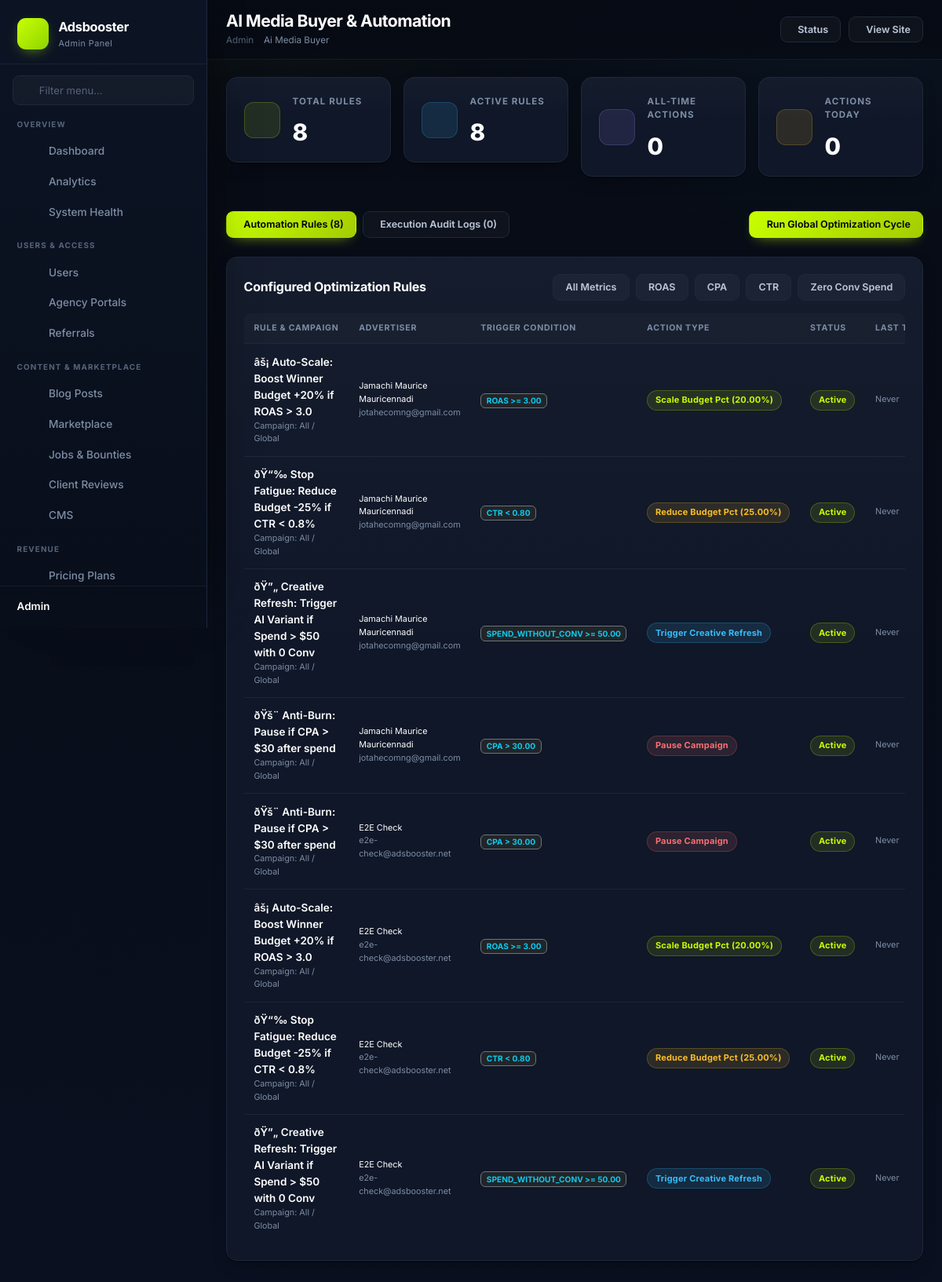
The app's page /admin/ai-media-buyer.php (signed in) with its own data.
### tables this page shows
CREATE TABLE IF NOT EXISTS `ai_media_buyer_rules` (
  `id` int NOT NULL AUTO_INCREMENT,
  `user_id` int NOT NULL,
  `campaign_id` int DEFAULT NULL,
  `rule_name` varchar(255) NOT NULL,
  `condition_metric` enum('cpa','ctr','roas','spend_without_conv','frequency') NOT NULL,
  `condition_operator` enum('>','<','>=','<=') NOT NULL,
  `condition_value` decimal(10,2) NOT NULL,
  `action_type` enum('pause_campaign','scale_budget_pct','reduce_budget_pct','trigger_creative_refresh','notify_only') NOT NULL,
  `action_value` decimal(10,2) DEFAULT '0.00',
  `is_active` tinyint(1) DEFAULT '1',
  `last_triggered_at` timestamp NULL DEFAULT NULL,
  `created_at` timestamp NULL DEFAULT CURRENT_TIMESTAMP,
  PRIMARY KEY (`id`),
  KEY `idx_media_buyer_user` (`user_id`)
);

CREATE TABLE IF NOT EXISTS `users` (
  `id` int NOT NULL AUTO_INCREMENT,
  `full_name` varchar(150) DEFAULT NULL,
  `email` varchar(190) DEFAULT NULL,
  `ad_credits` decimal(12,2) DEFAULT '0.00',
  `ai_credits` int DEFAULT '0',
  `ai_preferred_provider` varchar(20) DEFAULT NULL,
  `avatar` varchar(500) DEFAULT NULL,
  `company` varchar(150) DEFAULT NULL,
  `user_role` varchar(50) DEFAULT 'user',
  `plan_id` int DEFAULT NULL,
  `status` varchar(20) DEFAULT 'active',
  `is_admin` tinyint(1) DEFAULT '0',
  `password` varchar(255) DEFAULT NULL,
  `role` varchar(50) DEFAULT 'user',
  `phone` varchar(50) DEFAULT NULL,
  `facebook` varchar(500) DEFAULT NULL,
  `twitter` varchar(500) DEFAULT NULL,
  `linkedin` varchar(500) DEFAULT NULL,
  `account_type` varchar(30) DEFAULT 'individual',
  `google_id` varchar(64) DEFAULT NULL,
  `referral_code` varchar(32) DEFAULT NULL,
  `referred_by` int DEFAULT NULL,
  `onboarding_completed` tinyint(1) NOT NULL DEFAULT '0',
  `two_factor_secret` varchar(255) DEFAULT NULL,
  `two_factor_enabled` tinyint(1) NOT NULL DEFAULT '0',
  `totp_enabled` tinyint(1) NOT NULL DEFAULT '0',
  `created_at` datetime DEFAULT NULL,
  `achievement_points` int NOT NULL DEFAULT '0',
  `billing_cycle` varchar(20) NOT NULL DEFAULT 'monthly',
  `plan_expiry` datetime DEFAULT NULL,
  `auto_refill_enabled` tinyint(1) NOT NULL DEFAULT '0',
  `auto_refill_threshold` decimal(10,2) NOT NULL DEFAULT '10.00',
  `auto_refill_amount` decimal(12,2) NOT NULL DEFAULT '50.00',
  `auto_refill_gateway` varchar(40) DEFAULT NULL,
  `parent_user_id` int DEFAULT NULL,
  `username` varchar(100) DEFAULT NULL,
  `headline` varchar(255) DEFAULT NULL,
  `bio` text,
  `two_factor_backup` text,
  `fa_attempts` int NOT NULL DEFAULT '0',
  `is_verified_seller` tinyint(1) NOT NULL DEFAULT '0',
  `totp_secret` varchar(255) DEFAULT NULL,
  `two_factor_type` varchar(20) DEFAULT NULL,
  `two_factor_setup_at` datetime DEFAULT NULL,
  `remember_token` varchar(64) DEFAULT NULL,
  `remember_token_expires_at` datetime DEFAULT NULL,
  `email_2fa_code` varchar(255) DEFAULT NULL,
  `email_2fa_expires_at` datetime DEFAULT NULL,
  `2fa_attempts` tinyint unsigned NOT NULL DEFAULT '0',
  PRIMARY KEY (`id`),
  UNIQUE KEY `email` (`email`)
);

### config/db.php (called while the page is built, shortened)
<?php
class Database
{
    private static ?Database $instance = null;
    private ?PDO $connection = null;
    private string $host = '127.0.0.1';
    private string $port = '3306';
    private string $dbname = 'adsbooster';
    private string $charset = 'utf8mb4';
    private string $username = 'root';
    private string $password = '';
    private function __construct()
    {
        $dsn = "mysql:host={$this->host};port={$this->port};dbname={$this->dbname};charset={$this->charset}";
        $options = [
            PDO::ATTR_ERRMODE            => PDO::ERRMODE_EXCEPTION,
            PDO::ATTR_DEFAULT_FETCH_MODE => PDO::FETCH_ASSOC,
            PDO::ATTR_EMULATE_PREPARES   => false,
            PDO::ATTR_TIMEOUT            => 8,
        ];
        try {
            $this->connection = new PDO($dsn, $this->username, $this->password, $options);
        } catch (PDOException $e) {
            error_log("Database connection failed: " . $e->getMessage());
            throw new \PDOException(
                'Database connection failed (db=' . $this->dbname . ', user=' . $this->username
                    . '): ' . $e->getMessage(),
                (int)$e->getCode(),
                $e
            );
        }
    }
    public static function getInstance(): self
    {
        if (self::$instance === null) {
            self::$instance = new self();
        }
        return self::$instance;
    }
    public function query(string $sql, array $params = []): PDOStatement
    {
        $stmt = $this->connection->prepare($sql);
        $stmt->execute($params);
        return $stmt;
    }
    public function fetchOne(string $sql, array $params = []): ?array
    {
        $stmt = $this->query($sql, $params);
        $result = $stmt->fetch();
        return $result ?: null;
    }
    public function fetchAll(string $sql, array $params = []): array
    {
        $stmt = $this->query($sql, $params);
        return $stmt->fetchAll();
    }
    public function count(string $table, string $where = '1=1', array $params = []): int
    {
        $sql = "SELECT COUNT(*) as cnt FROM {$table} WHERE {$where}";
        $result = $this->fetchOne($sql, $params);
        return (int)($result['cnt'] ?? 0);
    }
}
function db(): Database
{
    return Database::getInstance();
}

### admin/ai-media-buyer.php (the view, shortened to what this page needs)
<?php declare(strict_types=1);
$totalRules    = db()->count('ai_media_buyer_rules');
$activeRules   = db()->count('ai_media_buyer_rules', 'is_active = 1');
$totalLogs     = db()->count('ai_media_buyer_logs');
$actionsToday  = db()->count('ai_media_buyer_logs', 'DATE(created_at) = CURDATE()');
$tab = $_GET['tab'] ?? 'rules';
$filterMetric = $_GET['metric'] ?? '';
$ruleWhere = '1=1';
$ruleParams = [];
$rules = db()->fetchAll(
    "SELECT r.*, u.full_name, u.email, c.campaign_name
     FROM ai_media_buyer_rules r
     LEFT JOIN users u ON u.id = r.user_id
     LEFT JOIN ad_campaigns c ON c.id = r.campaign_id
     WHERE {$ruleWhere}
     ORDER BY r.created_at DESC LIMIT 100",
    $ruleParams
);
require_once __DIR__ . '/sidebar.php';
?>
<div class="row g-3 mb-4">
    <div class="col-xl-3 col-md-6">
        <div class="admin-card d-flex align-items-center gap-3">
            <div class="card-icon green"><i class="ph-bold ph-cpu"></i></div>
            <div>
                <div class="card-title">Total Rules</div>
                <div class="card-value"><?= number_format($totalRules) ?></div>
            </div>
        </div>
    </div>
    <div class="col-xl-3 col-md-6">
        <div class="admin-card d-flex align-items-center gap-3">
            <div class="card-icon blue"><i class="ph-bold ph-play-circle"></i></div>
            <div>
                <div class="card-title">Active Rules</div>
                <div class="card-value"><?= number_format($activeRules) ?></div>
            </div>
        </div>
    </div>
    <div class="col-xl-3 col-md-6">
        <div class="admin-card d-flex align-items-center gap-3">
            <div class="card-icon purple"><i class="ph-bold ph-lightning"></i></div>
            <div>
                <div class="card-title">All-Time Actions</div>
                <div class="card-value"><?= number_format($totalLogs) ?></div>
            </div>
        </div>
    </div>
    <div class="col-xl-3 col-md-6">
        <div class="admin-card d-flex align-items-center gap-3">
            <div class="card-icon yellow"><i class="ph-bold ph-clock-counter-clockwise"></i></div>
            <div>
                <div class="card-title">Actions Today</div>
                <div class="card-value"><?= number_format($actionsToday) ?></div>
            </div>
        </div>
    </div>
</div>
<div class="d-flex flex-wrap align-items-center justify-content-between gap-3 mb-4">
    <div class="d-flex gap-2">
        <a href="?tab=rules" class="btn-admin <?= $tab === 'rules' ? 'btn-admin-green' : 'btn-admin-outline' ?>">
            <i class="ph-bold ph-sliders"></i> Automation Rules (<?= $totalRules ?>)
        </a>
        <a href="?tab=logs" class="btn-admin <?= $tab === 'logs' ? 'btn-admin-green' : 'btn-admin-outline' ?>">
            <i class="ph-bold ph-list-dashes"></i> Execution Audit Logs (<?= $totalLogs ?>)
        </a>
    </div>
    <form method="POST" onsubmit="return confirm('Run global AI media buyer evaluation on all active campaigns right now?');">
        <button type="submit" class="btn-admin btn-admin-green">
            <i class="ph-bold ph-lightning"></i> Run Global Optimization Cycle
        </button>
    </form>
</div>
<?php if ($tab === 'rules'): ?>
    <div class="admin-card">
        <div class="d-flex flex-wrap align-items-center justify-content-between gap-3 mb-3">
            <h6 class="text-white fw-bold mb-0">Configured Optimization Rules</h6>
            <div class="d-flex gap-2">
                <a href="?tab=rules" class="btn-admin btn-admin-outline <?= !$filterMetric ? 'active' : '' ?>">All Metrics</a>
                <a href="?tab=rules&metric=roas" class="btn-admin btn-admin-outline <?= $filterMetric === 'roas' ? 'active' : '' ?>">ROAS</a>
                <a href="?tab=rules&metric=cpa" class="btn-admin btn-admin-outline <?= $filterMetric === 'cpa' ? 'active' : '' ?>">CPA</a>
                <a href="?tab=rules&metric=ctr" class="btn-admin btn-admin-outline <?= $filterMetric === 'ctr' ? 'active' : '' ?>">CTR</a>
                <a href="?tab=rules&metric=spend_without_conv" class="btn-admin btn-admin-outline <?= $filterMetric === 'spend_without_conv' ? 'active' : '' ?>">Zero Conv Spend</a>
            </div>
        </div>
        <?php if (empty($rules)): ?>
            <p class="text-muted py-4 text-center">No media buyer automation rules found.</p>
        <?php else: ?>
            <div class="table-responsive">
                <table class="admin-table">
                    <thead>
                        <tr>
                            <th>Rule & Campaign</th>
                            <th>Advertiser</th>
                            <th>Trigger Condition</th>
                            <th>Action Type</th>
                            <th>Status</th>
                            <th>Last Triggered</th>
                        </tr>
                    </thead>
                    <tbody>
                        <?php foreach ($rules as $r): ?>
                            <tr>
                                <td>
                                    <div class="fw-semibold text-white"><?= htmlspecialchars($r['rule_name']) ?></div>
                                    <div class="text-muted small">Campaign: <?= htmlspecialchars($r['campaign_name'] ?? 'All / Global') ?></div>
                                </td>
                                <td>
                                    <div class="text-white small"><?= htmlspecialchars($r['full_name'] ?? 'System') ?></div>
                                    <div class="text-muted small"><?= htmlspecialchars($r['email'] ?? '') ?></div>
                                </td>
                                <td>
                                    <span class="badge bg-dark border border-secondary text-info">
                                        <?= strtoupper($r['condition_metric']) ?> <?= $r['condition_operator'] ?> <?= $r['condition_value'] ?>
                                    </span>
                                </td>
                                <td>
                                    <?php
                                    $actionBadges = [
                                        'pause_campaign' => 'badge-status rejected',
                                        'scale_budget_pct' => 'badge-status active',
                                        'reduce_budget_pct' => 'badge-status warning',
                                        'trigger_creative_refresh' => 'badge-status in_progress',
                                        'notify_only' => 'badge-status pending',
                                    ];
                                    $cls = $actionBadges[$r['action_type']] ?? 'badge-status pending';
                                    ?>
                                    <span class="<?= $cls ?>">
                                        <?= ucwords(str_replace('_', ' ', $r['action_type'])) ?>
                                        <?= $r['action_value'] > 0 ? "({$r['action_value']}%)" : '' ?>
                                    </span>
                                </td>
                                <td>
                                    <span class="badge-status <?= $r['is_active'] ? 'active' : 'inactive' ?>">
                                        <?= $r['is_active'] ? 'Active' : 'Paused' ?>
                                    </span>
                                </td>
                                <td class="text-muted small">
                                    <?= $r['last_triggered_at'] ? date('M j, Y H:i', strtotime($r['last_triggered_at'])) : 'Never' ?>
                                </td>
                            </tr>
                        <?php endforeach; ?>
                    </tbody>
                </table>
            </div>
        <?php endif; ?>
    </div>
<?php endif; ?>
<?php require_once __DIR__ . '/footer.php'; ?>

### records on screen
ai_media_buyer_rules: rule_name "âš¡ Auto-Scale: Boost Winner Budget +20% if ROAS > 3.0", campaign_name "All / Global", user.full_name "Jamachi Maurice Mauricennadi", user.email "jotahecomng@gmail.com", condition_metric "ROAS", condition_operator ">=", condition_value "3.00", action_type "Scale Budget Pct", action_value "20.00", is_active "Active", shows "Never"
ai_media_buyer_rules: rule_name "ðŸ“‰ Stop Fatigue: Reduce Budget -25% if CTR < 0.8%", campaign_name "All / Global", user.full_name "Jamachi Maurice Mauricennadi", user.email "jotahecomng@gmail.com", condition_metric "CTR", condition_operator "<", condition_value "0.80", action_type "Reduce Budget Pct", action_value "25.00", is_active "Active", shows "Never"
ai_media_buyer_rules: rule_name "ðŸ”„ Creative Refresh: Trigger AI Variant if Spend > $50 with 0 Conv", campaign_name "All / Global", user.full_name "Jamachi Maurice Mauricennadi", user.email "jotahecomng@gmail.com", condition_metric "SPEND_WITHOUT_CONV", condition_operator ">=", condition_value "50.00", action_type "Trigger Creative Refresh", is_active "Active", shows "Never"
ai_media_buyer_rules: rule_name "ðŸš¨ Anti-Burn: Pause if CPA > $30 after spend", campaign_name "All / Global", user.full_name "Jamachi Maurice Mauricennadi", user.email "jotahecomng@gmail.com", condition_metric "CPA", condition_operator ">", condition_value "30.00", action_type "Pause Campaign", is_active "Active", shows "Never"
ai_media_buyer_rules: rule_name "ðŸš¨ Anti-Burn: Pause if CPA > $30 after spend", campaign_name "All / Global", user.full_name "E2E Check", user.email "e2e-check@adsbooster.net", condition_metric "CPA", condition_operator ">", condition_value "30.00", action_type "Pause Campaign", is_active "Active", shows "Never"
ai_media_buyer_rules: rule_name "âš¡ Auto-Scale: Boost Winner Budget +20% if ROAS > 3.0", campaign_name "All / Global", user.full_name "E2E Check", user.email "e2e-check@adsbooster.net", condition_metric "ROAS", condition_operator ">=", condition_value "3.00", action_type "Scale Budget Pct", action_value "20.00", is_active "Active", shows "Never"
ai_media_buyer_rules: rule_name "ðŸ“‰ Stop Fatigue: Reduce Budget -25% if CTR < 0.8%", campaign_name "All / Global", user.full_name "E2E Check", user.email "e2e-check@adsbooster.net", condition_metric "CTR", condition_operator "<", condition_value "0.80", action_type "Reduce Budget Pct", action_value "25.00", is_active "Active", shows "Never"
ai_media_buyer_rules: rule_name "ðŸ”„ Creative Refresh: Trigger AI Variant if Spend > $50 with 0 Conv", campaign_name "All / Global", user.full_name "E2E Check", user.email "e2e-check@adsbooster.net", condition_metric "SPEND_WITHOUT_CONV", condition_operator ">=", condition_value "50.00", action_type "Trigger Creative Refresh", is_active "Active", shows "Never"

### other values on screen
$lastSection "OVERVIEW"
$item['label'] "Dashboard"
$item['label'] "Analytics"
$item['label'] "System Health"
$lastSection "USERS & ACCESS"
$item['label'] "Users"
$item['label'] "Agency Portals"
$item['label'] "Referrals"
$lastSection "CONTENT & MARKETPLACE"
$item['label'] "Blog Posts"
$item['label'] "Marketplace"
$item['label'] "Jobs & Bounties"
$item['label'] "Client Reviews"
$item['label'] "CMS"
$lastSection "REVENUE"
